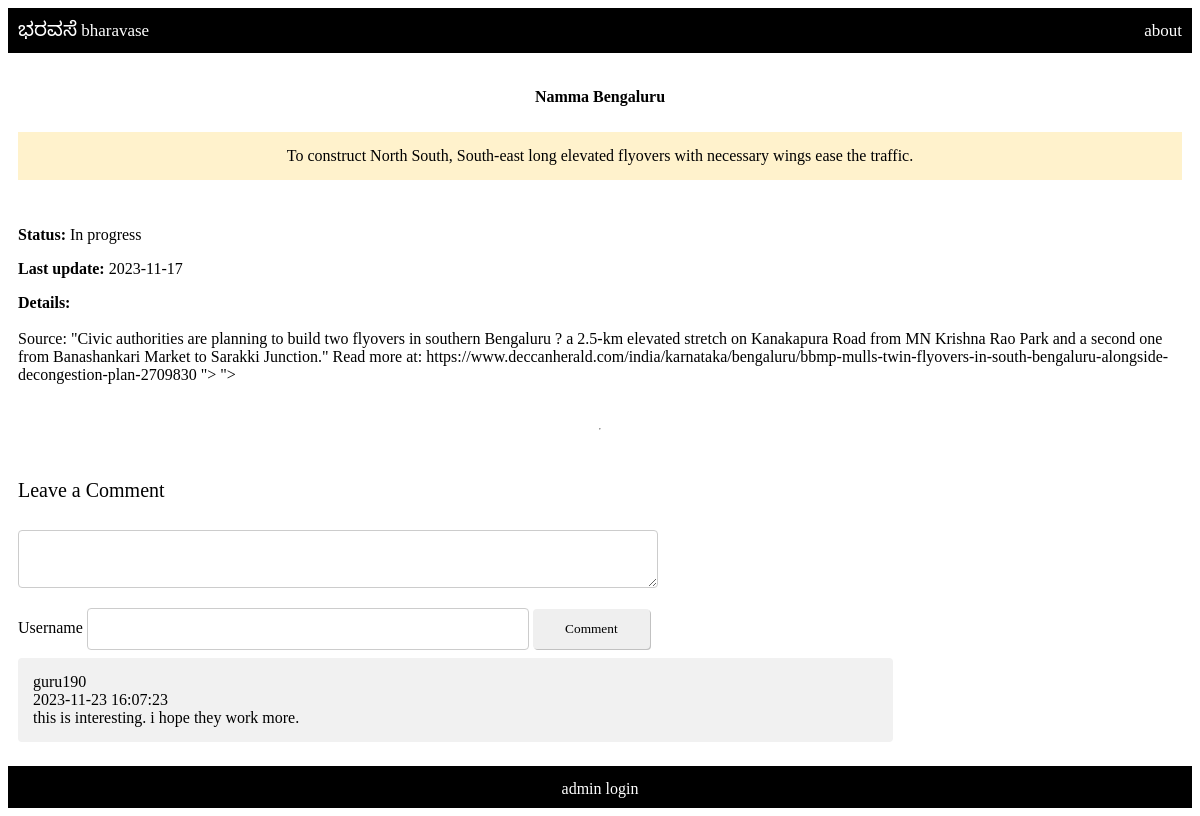
Page /promisepage.php?id=8 on the committed database.
### tables this page shows
CREATE TABLE `promises` (
  `sno` int(11) NOT NULL,
  `category` varchar(500) NOT NULL,
  `promise` varchar(500) NOT NULL,
  `status` varchar(100) NOT NULL,
  `details` varchar(5000) NOT NULL,
  `date` date NOT NULL
);

CREATE TABLE `comments` (
  `cid` int(11) NOT NULL,
  `uid` varchar(128) NOT NULL,
  `parentsno` int(11) NOT NULL,
  `date` datetime NOT NULL,
  `message` text NOT NULL
);

### promisepage.php (the view, shortened to what this page needs)
<?php
require_once('promise-db.php');
?>
<?php
include 'comments.php';
$editpromise = array();
    if (isset($_GET['id'])){
		$sql = "
		SELECT
			sno,
            category,
			promise,
			status,
			details,
			date
		FROM
			promises
		WHERE sno = '".$_GET['id']."'";
		$result = $conn->query($sql);
		if ($result->num_rows > 0)
		{
		  while($row = $result->fetch_assoc())
		  {
			  $editpromise["sno"] = $row["sno"];
			  $editpromise["category"] = $row["category"];
			  $editpromise["promise"] = $row["promise"];
			  $editpromise["status"] = $row["status"];
			  $editpromise["details"] = $row["details"];
			  $editpromise["date"] = $row["date"];
        $color = $row['status'] == "Yet to start" ? "#fad5aeff" : ($row['status']=="In progress" ? "#fff2cc" : ($row['status']=="Stalled" ? "#ccccccff" : ($row['status']=="Broken" ? "#e6b8af" : "#d9ead3")));
		  }
		}
		else
		{
		}
	}
?>
<!doctype html>
<html>
    <head>
      <link rel="stylesheet" href="stylesheet.css?v=<?php echo time(); ?>">
    </head>
<body>
          <div class = "header">
            <div class = "leftside">
                <a href = "index-proper.php">
                    <span style="font-family: 'Noto Sans Kannada'; font-size: 20px"> ಭರವಸೆ</span>
                    <span style="font-family: 'Verdana'; font-size: 17px">bharavase</span>
                </a>
            </div>
            <div class = "rightside">
                <a href = "#" style = "font-family: 'Verdana'; font-size: 17px">
                    about
                </a>
            </div>
        </div>
      <div id = "promise-category">
      <?php echo (isset($editpromise["category"]))? $editpromise["category"] : ""; ?>
      </div>
      <div id = "promise-name">
      <?php echo "<p id = 'promise-title' style='background-color: ".$color."'>" . (isset($editpromise["promise"]) ? $editpromise["promise"] : "") . "</h2>"; ?>
      </div>
    <div id = "promise-facts">
      <div id = "promise-status">
      <p> Status: <span class = "promise-echo"> <?php echo (isset($editpromise["status"]))? $editpromise["status"] : ""; ?> </span></p>
      </div>
      <div id = "date-update">
      <p> Last update: <span class = "promise-echo"> <?php echo (isset($editpromise["date"]))? $editpromise["date"] : ""; ?> </span> </p>
      </div>
      <div id = "details">
      <p> Details: <br><br>
      <span class = "promise-echo">
        <?php echo (isset($editpromise["details"]))? $editpromise["details"] : ""; ?>
      </span>
      </p>
      </div>
    </div>
    <hr>
    <div id = "commenttext">
    <p style = "font-size:20px"> Leave a Comment </p>
        <?php
        echo
        "<form method = 'POST' action = '".setComments($conn)."'>
            <input type = 'hidden' name = 'date' value = ' ".date('Y-m-d H:i:s')." '>
            <input type = 'hidden' name = 'parentsno' value = ' ".$_GET['id']." '>
            <textarea name = 'message'></textarea><bt>
            <br>
            <label for = 'username'> Username </label>
            <input type = 'text' name = 'uid'> <button type = 'submit' name = 'commentSubmit'> Comment </button>
            <br>
        </form>";
        getComments($conn)
        ?>
    </div>
    <div class = footer>
        <a href = "login-page.php"> admin login </a>
    </div>
</body>
</html>

### comments.php (shortened to what this page needs)
<?php
function getComments($conn){
    $sql = "SELECT * FROM comments where parentsno = ".$_GET['id']. " ORDER BY date DESC";
    $result = $conn -> query($sql);
    while ($row = $result -> fetch_assoc()){
        echo "<div class = 'comment-box'>";
            echo $row['uid']."<br>";
            echo $row['date']."<br>";
            echo $row['message'];
        echo "</div>";
    }
    }

### stylesheet.css (style rules this page uses)
* { font-family: Verdana; }
body { height:100vh; display:flex; flex-direction: column; justify-content: space-between; }
.header { display:flex; justify-content: space-between; background-color: black; color: white; padding: 10px 10px 7px; margin:0; line-height: 25px; }
.comment-box { width:845px; padding: 15px; margin-bottom: 4px; background-color:#f1f1f1; border-radius:4px; }
.footer { display:flex; justify-content:center; background-color: black; color: white; padding: 10px 10px 7px; margin:0; line-height: 25px; }
#promise-category { text-align: center; padding:5px; margin:20px 10px 0px 10px; font-weight: bold; }
#promise-title { padding:15px; margin:10px; text-align:center; }
#promise-facts { margin:10px; font-weight: bold; }
.promise-echo { font-weight: normal; }
#commenttext { margin:10px; }
#commenttext input[type=text] { width: 38%; padding: 12px 20px; margin: 8px 0; display: inline-block; border: 1px solid #ccc; border-radius: 4px; box-sizing: border-box; }
#commenttext textarea { width: 55%; padding: 12px 20px; margin: 8px 0; display: inline-block; border: 1px solid #ccc; border-radius: 4px; box-sizing: border-box; }
#commenttext button[type=submit] { width: 10%; height: 10%; background-color: #efefefff; color: black; padding: 12px; margin: 8px 0; border: none; border-radius: 4px; cursor: pointer; box-shadow: 1px 1px rgb(193, 193, 193); }

### promisepage.php (style rules this page uses)
a { text-decoration: none; color:inherit; background-color: transparent; }

### rows in the picture
promises: category "Namma Bengaluru", promise "To construct North South, South-east long elevated flyovers with necessary wings ease the traffic.", status "In progress", date "2023-11-17", details "Source: \"Civic authorities are planning to build two flyovers in southern Bengaluru ? a 2.5-km elevated stretch on Kanakapura Road from MN Krishna Rao Park and a second one from Banashankari Market to Sarakki Junction.\" Read more at: https://www.deccanherald.com/india/karnataka/bengaluru/bbmp-mulls-twin-flyovers-in-south-bengaluru-alongside-decongestion-plan-2709830 \"> \">"
comments: uid "guru190", date "2023-11-23 16:07:23", message "this is interesting. i hope they work more."
